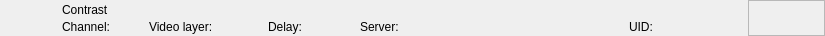
<?xml version="1.0" encoding="UTF-8"?>
<ui version="4.0">
 <class>RundownContrastWidget</class>
 <widget class="QWidget" name="RundownContrastWidget">
  <property name="geometry">
   <rect>
    <x>0</x>
    <y>0</y>
    <width>825</width>
    <height>36</height>
   </rect>
  </property>
  <layout class="QHBoxLayout" name="horizontalLayout">
   <property name="spacing">
    <number>0</number>
   </property>
   <property name="margin">
    <number>0</number>
   </property>
   <item>
    <widget class="QFrame" name="frameItem">
     <property name="sizePolicy">
      <sizepolicy hsizetype="Preferred" vsizetype="Fixed">
       <horstretch>0</horstretch>
       <verstretch>0</verstretch>
      </sizepolicy>
     </property>
     <property name="minimumSize">
      <size>
       <width>0</width>
       <height>36</height>
      </size>
     </property>
     <widget class="QLabel" name="labelIcon">
      <property name="geometry">
       <rect>
        <x>22</x>
        <y>2</y>
        <width>32</width>
        <height>32</height>
       </rect>
      </property>
      <property name="text">
       <string/>
      </property>
      <property name="pixmap">
       <pixmap resource="../Widgets.qrc">:/Graphics/Images/Contrast.png</pixmap>
      </property>
      <property name="scaledContents">
       <bool>true</bool>
      </property>
     </widget>
     <widget class="QLabel" name="labelChannel">
      <property name="geometry">
       <rect>
        <x>62</x>
        <y>19</y>
        <width>78</width>
        <height>16</height>
       </rect>
      </property>
      <property name="text">
       <string>Channel:</string>
      </property>
     </widget>
     <widget class="QLabel" name="labelLabel">
      <property name="geometry">
       <rect>
        <x>62</x>
        <y>2</y>
        <width>561</width>
        <height>16</height>
       </rect>
      </property>
      <property name="text">
       <string>Contrast</string>
      </property>
     </widget>
     <widget class="QLabel" name="labelVideolayer">
      <property name="geometry">
       <rect>
        <x>149</x>
        <y>19</y>
        <width>110</width>
        <height>16</height>
       </rect>
      </property>
      <property name="text">
       <string>Video layer:</string>
      </property>
     </widget>
     <widget class="QLabel" name="labelColor">
      <property name="geometry">
       <rect>
        <x>0</x>
        <y>0</y>
        <width>18</width>
        <height>36</height>
       </rect>
      </property>
      <property name="text">
       <string/>
      </property>
     </widget>
     <widget class="QLabel" name="labelGroupColor">
      <property name="geometry">
       <rect>
        <x>0</x>
        <y>0</y>
        <width>6</width>
        <height>36</height>
       </rect>
      </property>
      <property name="text">
       <string/>
      </property>
     </widget>
     <widget class="QLabel" name="labelDevice">
      <property name="geometry">
       <rect>
        <x>360</x>
        <y>19</y>
        <width>260</width>
        <height>16</height>
       </rect>
      </property>
      <property name="text">
       <string>Server:</string>
      </property>
     </widget>
     <widget class="QLabel" name="labelDelay">
      <property name="geometry">
       <rect>
        <x>268</x>
        <y>19</y>
        <width>83</width>
        <height>16</height>
       </rect>
      </property>
      <property name="text">
       <string>Delay:</string>
      </property>
     </widget>
     <widget class="QLabel" name="labelRemoteTriggerId">
      <property name="geometry">
       <rect>
        <x>629</x>
        <y>19</y>
        <width>111</width>
        <height>16</height>
       </rect>
      </property>
      <property name="text">
       <string>UID:</string>
      </property>
     </widget>
    </widget>
   </item>
   <item>
    <widget class="QFrame" name="frameStatus">
     <property name="minimumSize">
      <size>
       <width>77</width>
       <height>0</height>
      </size>
     </property>
     <property name="maximumSize">
      <size>
       <width>77</width>
       <height>16777215</height>
      </size>
     </property>
     <property name="frameShape">
      <enum>QFrame::StyledPanel</enum>
     </property>
     <property name="frameShadow">
      <enum>QFrame::Raised</enum>
     </property>
     <widget class="QLabel" name="labelGpiConnected">
      <property name="geometry">
       <rect>
        <x>1</x>
        <y>2</y>
        <width>32</width>
        <height>32</height>
       </rect>
      </property>
      <property name="minimumSize">
       <size>
        <width>32</width>
        <height>32</height>
       </size>
      </property>
      <property name="maximumSize">
       <size>
        <width>32</width>
        <height>32</height>
       </size>
      </property>
      <property name="lineWidth">
       <number>0</number>
      </property>
      <property name="text">
       <string/>
      </property>
      <property name="pixmap">
       <pixmap resource="../Widgets.qrc">:/Graphics/Images/GpiConnected.png</pixmap>
      </property>
      <property name="scaledContents">
       <bool>true</bool>
      </property>
     </widget>
     <widget class="QLabel" name="labelDisconnected">
      <property name="geometry">
       <rect>
        <x>32</x>
        <y>2</y>
        <width>32</width>
        <height>32</height>
       </rect>
      </property>
      <property name="minimumSize">
       <size>
        <width>32</width>
        <height>32</height>
       </size>
      </property>
      <property name="maximumSize">
       <size>
        <width>32</width>
        <height>32</height>
       </size>
      </property>
      <property name="text">
       <string/>
      </property>
      <property name="pixmap">
       <pixmap resource="../Widgets.qrc">:/Graphics/Images/Disconnected.png</pixmap>
      </property>
      <property name="scaledContents">
       <bool>true</bool>
      </property>
     </widget>
     <widget class="QLabel" name="labelActiveColor">
      <property name="geometry">
       <rect>
        <x>69</x>
        <y>0</y>
        <width>8</width>
        <height>36</height>
       </rect>
      </property>
      <property name="minimumSize">
       <size>
        <width>8</width>
        <height>36</height>
       </size>
      </property>
      <property name="maximumSize">
       <size>
        <width>8</width>
        <height>36</height>
       </size>
      </property>
      <property name="text">
       <string/>
      </property>
     </widget>
    </widget>
   </item>
  </layout>
 </widget>
 <resources>
  <include location="../Widgets.qrc"/>
 </resources>
 <connections/>
 <slots>
  <slot>addToCombo()</slot>
 </slots>
</ui>
